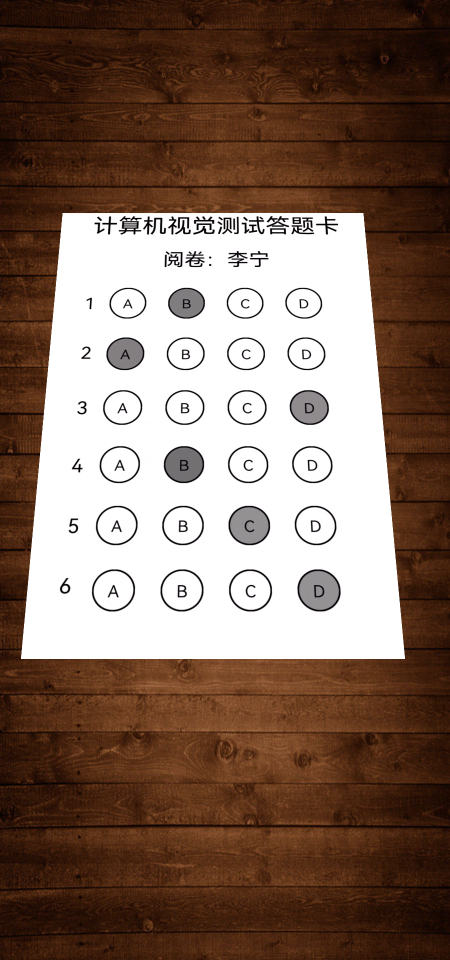
//> input picture data/samples/slant_card.png, 900 x 1920 px (shown at 1/2 size)
$ ./gen_stress out.png ../data/samples/slant_card.png   (built with g++ and OpenCV 4)
//> lines starting //> are read from the running program, lines starting //| are printed output that depends on the picture; after the words box and inside, x2 and y2 are one past the last pixel; in counts of white or black regions, pixels touching at a corner belong together
// 压力测试样本生成器
//
// 与 gen_samples.cpp 的区别：
//   gen_samples 产出 5 张"手挑场景"，人眼可控，用来做回归基线；
//   本工具产出 N 张"随机扰动"，用来量化鲁棒性（准确率 / 各扰动维度的退化曲线）。
//
// 输出：
//   <out>/stress_XXXX.png      场景图
//   <out>/manifest.json        每张图的真值 + 使用的扰动参数
//
// 用法：
//   gen_stress.exe <out_dir> <source_image> [N] [seed]
//
// 扰动维度（每次随机组合）：
//   angle  旋转 -15~+15 度
//   scale  缩放  0.45~1.10
//   pos    位置偏移 ±8%
//   gray   填涂灰度 60~180（模拟铅笔深浅）
//   blur   高斯模糊 sigma 0~1.6
//   noise  高斯噪声 sigma 0~6
//   light  亮度/对比度扰动（模拟光照不均）

#include <opencv2/opencv.hpp>
#include <opencv2/geometry.hpp>
#include <iostream>
#include <fstream>
#include <string>
#include <vector>
#include <algorithm>
#include <cmath>
#include <cstdio>

// ─────────────────────── 复用 gen_samples 的找卡/找气泡逻辑 ───────────────────────
static cv::Mat warp_card(const cv::Mat& image, const std::vector<cv::Point2f>& pts)
{
    std::vector<cv::Point2f> xs(pts);
    std::sort(xs.begin(), xs.end(), [](const cv::Point2f& a, const cv::Point2f& b) { return a.x < b.x; });

    std::vector<cv::Point2f> left(xs.begin(), xs.begin() + 2);
    std::vector<cv::Point2f> right(xs.begin() + 2, xs.end());
    std::sort(left.begin(), left.end(), [](const cv::Point2f& a, const cv::Point2f& b) { return a.y < b.y; });
    std::sort(right.begin(), right.end(), [](const cv::Point2f& a, const cv::Point2f& b) { return a.y < b.y; });

    cv::Point2f tl = left[0], bl = left[1], tr = right[0], br = right[1];
    std::vector<cv::Point2f> src = { tl, tr, br, bl };

    auto dist = [](const cv::Point2f& a, const cv::Point2f& b) {
        return std::sqrt((a.x - b.x) * (a.x - b.x) + (a.y - b.y) * (a.y - b.y)); };

    int W = std::max(static_cast<int>(dist(tl, tr)), static_cast<int>(dist(bl, br)));
    int H = std::max(static_cast<int>(dist(tl, bl)), static_cast<int>(dist(tr, br)));

    std::vector<cv::Point2f> dst = {
        {0.f, 0.f}, {float(W - 1), 0.f}, {float(W - 1), float(H - 1)}, {0.f, float(H - 1)} };

    cv::Mat out;
    cv::warpPerspective(image, out, cv::getPerspectiveTransform(src, dst), cv::Size(W, H));
    return out;
}

static std::vector<cv::Rect> find_bubbles(const cv::Mat& cardGray)
{
    cv::Mat thresh;
    cv::threshold(cardGray, thresh, 0, 255, cv::THRESH_BINARY_INV | cv::THRESH_OTSU);

    std::vector<std::vector<cv::Point>> contours;
    cv::findContours(thresh.clone(), contours, cv::RETR_EXTERNAL, cv::CHAIN_APPROX_SIMPLE);

    const int xMin = static_cast<int>(cardGray.cols * 0.15);

    std::vector<cv::Rect> boxes;
    for (const auto& c : contours)
    {
        cv::Rect bb = cv::boundingRect(c);
        if (bb.x < xMin) continue;
        if (bb.width < 15 || bb.height < 15) continue;

        float ar = float(bb.width) / float(bb.height);
        double area = cv::contourArea(c);
        double extent = area / double(bb.width * bb.height);

        if (ar >= 0.65f && ar <= 1.35f && area > 200 && extent > 0.5)
            boxes.push_back(bb);
    }

    std::sort(boxes.begin(), boxes.end(), [](const cv::Rect& a, const cv::Rect& b) { return a.y < b.y; });

    std::vector<cv::Rect> ordered;
    for (size_t i = 0; i < boxes.size();)
    {
        int rowY = boxes[i].y;
        int tol = boxes[i].height / 2;
        std::vector<cv::Rect> row;
        size_t j = i;
        while (j < boxes.size() && std::abs(boxes[j].y - rowY) <= tol) { row.push_back(boxes[j]); ++j; }

        if (row.size() == 4)
        {
            std::sort(row.begin(), row.end(), [](const cv::Rect& a, const cv::Rect& b) { return a.x < b.x; });
            for (int k = 0; k < 4; ++k) ordered.push_back(row[k]);
        }
        i = (j > i) ? j : i + 1;
    }
    return ordered;
}

static cv::Mat make_background(const cv::Mat& src, int W, int H)
{
    int y0 = int(src.rows * 0.76);
    cv::Mat patch = src(cv::Rect(0, y0, src.cols, src.rows - y0)).clone();
    if (patch.cols != W) { double sx = double(W) / patch.cols; cv::resize(patch, patch, cv::Size(W, int(patch.rows * sx))); }

    cv::Mat canvas;
    while (canvas.rows < H)
    {
        cv::Mat piece = patch;
        cv::Mat flipped;
        cv::flip(patch, flipped, 0);
        if (canvas.empty()) cv::vconcat(piece, flipped, canvas);
        else cv::vconcat(canvas, flipped, canvas);
    }
    return canvas(cv::Rect(0, 0, W, H)).clone();
}

int main(int argc, char** argv)
{
    if (argc < 3) { std::cerr << "usage: gen_stress <out_dir> <source_image> [N] [seed]\n"; return 1; }
    const std::string outDir = argv[1];
    const std::string srcPath = argv[2];
    const int N = (argc > 3) ? std::atoi(argv[3]) : 40;
    const int seed = (argc > 4) ? std::atoi(argv[4]) : 20261109;

    cv::Mat src = cv::imread(srcPath);
//> src is the input picture: 1920 rows x 900 cols, CV_8UC3; mean B, G, R 94.8, 107.9, 130.9
    if (src.empty()) { std::cerr << "cannot read " << srcPath << "\n"; return 1; }

    // 1. 定位源图里的答题卡（源图 = slant_card.png）
    cv::Mat gray, blur, edged;
    cv::cvtColor(src, gray, cv::COLOR_BGR2GRAY);
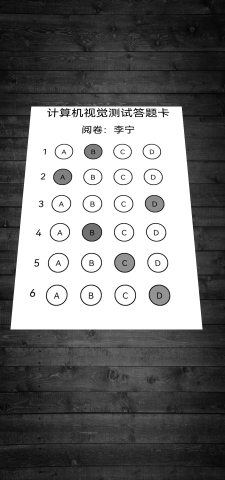
//> gray: 1920 rows x 900 cols, CV_8UC1 (shown at 1/4 size); min 0, max 255, mean 113.3
    cv::GaussianBlur(gray, blur, cv::Size(5, 5), 0);
    cv::Canny(blur, edged, 50, 200);
//> edged: 1920 rows x 900 cols, CV_8UC1; 1.4% white in thin lines or dots, all inside (x1, y1, x2, y2) = (15, 425, 810, 1650)
    cv::morphologyEx(edged, edged, cv::MORPH_CLOSE,
                     cv::getStructuringElement(cv::MORPH_RECT, cv::Size(3, 3)));
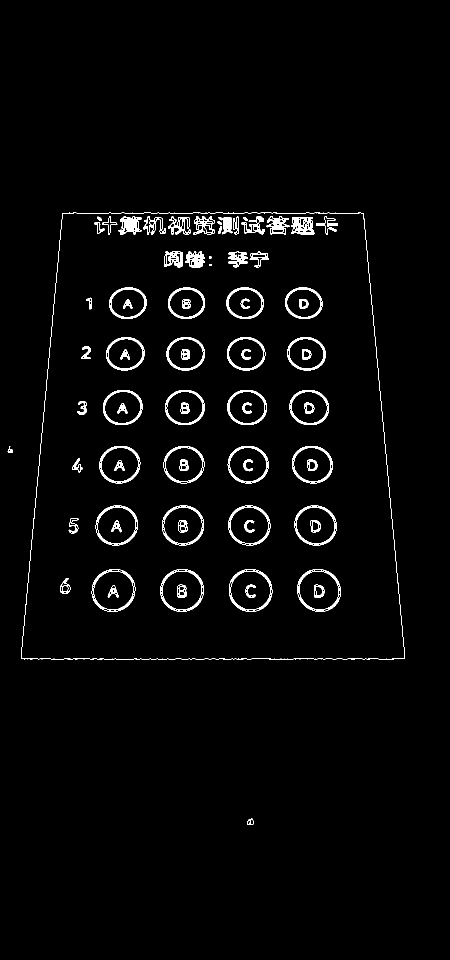
//> edged: 1920 rows x 900 cols, CV_8UC1 (shown at 1/2 size); 2.4% white; 79 white regions

    std::vector<std::vector<cv::Point>> contours;
    cv::findContours(edged, contours, cv::RETR_EXTERNAL, cv::CHAIN_APPROX_SIMPLE);
//> contours = 3 contours; box (x1, y1, x2, y2) and area: (42, 425, 810, 1319) 610989, (494, 1636, 508, 1650) 116, (15, 892, 26, 906) 53
    std::sort(contours.begin(), contours.end(),
        [](const std::vector<cv::Point>& a, const std::vector<cv::Point>& b) {
            return cv::contourArea(a) > cv::contourArea(b); });

    std::vector<cv::Point> quad;
    for (const auto& c : contours)
    {
        std::vector<cv::Point> approx;
        cv::approxPolyDP(c, approx, cv::arcLength(c, true) * 0.02, true);
        if (approx.size() == 4 && cv::contourArea(approx) > 20000) { quad = approx; break; }
    }
//> this loop made 1 pass
    if (quad.empty()) { std::cerr << "card not found in source\n"; return 1; }

    std::vector<cv::Point2f> quadF;
    for (const auto& p : quad) quadF.emplace_back(float(p.x), float(p.y));
//> this loop made 4 passes
//> p on passes 1 to 4: Point(125, 426), Point(42, 1317), Point(809, 1317), Point(726, 426)

    // 2. 校正 + 清空填涂，得到空卡
    cv::Mat card = warp_card(src, quadF);
//> in warp_card, `std::vector<cv::Point2f> xs(pts);`: xs = 4 Points (x, y): [125, 426], [42, 1317], [809, 1317], [726, 426]
//> in warp_card, `std::sort(xs.begin(), xs.end(), [](const cv::Point2f& a, const cv::Poi..`: xs = 4 Points (x, y): [42, 1317], [125, 426], [726, 426], [809, 1317]
//> in warp_card, `std::vector<cv::Point2f> left(xs.begin(), xs.begin() + 2);`: left = 2 Points (x, y): [42, 1317], [125, 426]
//> in warp_card, `std::vector<cv::Point2f> right(xs.begin() + 2, xs.end());`: right = 2 Points (x, y): [726, 426], [809, 1317]
//> in warp_card, `std::sort(left.begin(), left.end(), [](const cv::Point2f& a, const cv:..`: left = 2 Points (x, y): [125, 426], [42, 1317]
//> in warp_card, `cv::Point2f tl = left[0], bl = left[1], tr = right[0], br = right[1];`: tl = Point(125, 426); bl = Point(42, 1317); tr = Point(726, 426); br = Point(809, 1317)
//> in warp_card, `std::vector<cv::Point2f> src = { tl, tr, br, bl };`: src = 4 Points (x, y): [125, 426], [726, 426], [809, 1317], [42, 1317]
    cv::Mat cardGray;
    cv::cvtColor(card, cardGray, cv::COLOR_BGR2GRAY);

    std::vector<cv::Rect> bubbles = find_bubbles(cardGray);
//> in find_bubbles, `cv::threshold(cardGray, thresh, 0, 255, cv::THRESH_BINARY_INV | cv::TH..`:
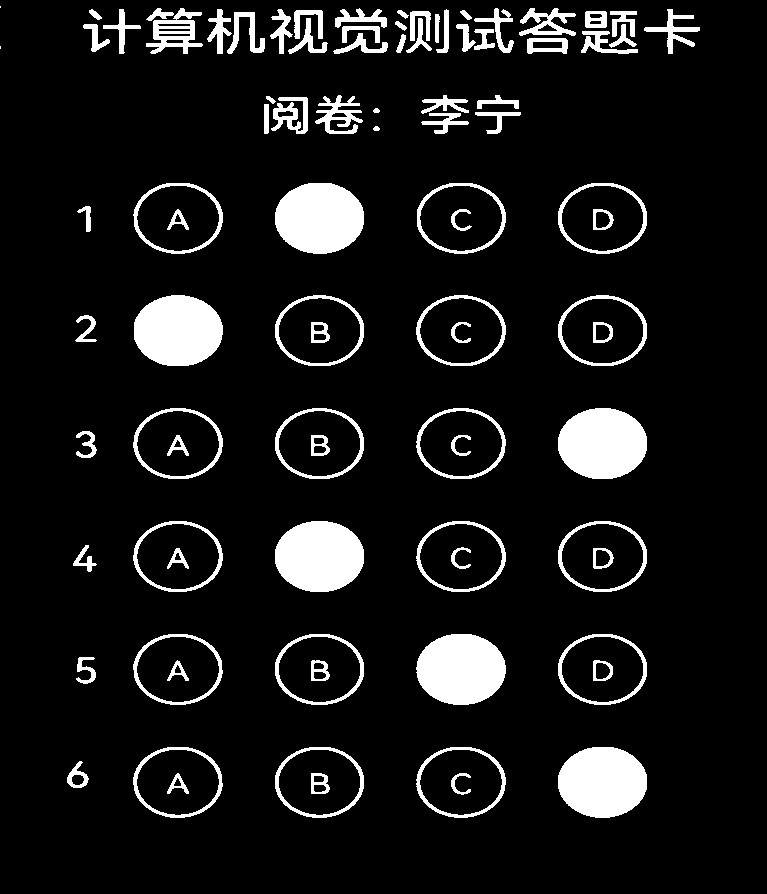
//> thresh: 894 rows x 767 cols, CV_8UC1; 9.4% white; 91 white regions (2 under 20 px)
//> in find_bubbles, `cv::findContours(thresh.clone(), contours, cv::RETR_EXTERNAL, cv::CHAI..`: contours = 73 contours, 4 with area under 20; largest, box (x1, y1, x2, y2) and area: (133, 183, 223, 254) 4935, (275, 521, 364, 592) 4932, (417, 183, 506, 254) 4932, (416, 408, 506, 479) 4930, (133, 408, 223, 479) 4930
//> the loop in find_bubbles, `for (const auto& c : contours)` made 73 passes
//> (bb, ar, area, extent) on passes 2, 3, 4, 5, 7, 8, 9, 10: (Rect(558, 747, 89, 71), 1.25, 4925.5, 0.779), (Rect(416, 747, 90, 71), 1.27, 4926, 0.771), (Rect(275, 747, 89, 71), 1.25, 4921, 0.779), (Rect(133, 747, 90, 71), 1.27, 4924, 0.771), (Rect(558, 634, 89, 71), 1.25, 4927, 0.78), (Rect(416, 634, 90, 71), 1.27, 4925, 0.771), (Rect(275, 634, 89, 71), 1.25, 4928, 0.78), (Rect(133, 634, 90, 71), 1.27, 4923, 0.77)
//> in find_bubbles, `std::sort(boxes.begin(), boxes.end(), [](const cv::Rect& a, const cv::..`: boxes = 25 Rects (x, y, width, height), first 8: [585, 11, 22, 17], [133, 183, 90, 71], [275, 183, 89, 71], [417, 183, 89, 71], [558, 183, 89, 71], [134, 295, 89, 71], [275, 295, 89, 71], [416, 295, 90, 71]
//> the loop in find_bubbles, `for (size_t i = 0; i < boxes.size();)` made 7 passes
//> (rowY, tol, j, i) on passes 1 to 7: (11, 8, 1, 1), (183, 35, 5, 5), (295, 35, 9, 9), (408, 35, 13, 13), (521, 35, 17, 17), (634, 35, 21, 21), (747, 35, 25, 25)
//> after the loop in find_bubbles, `for (size_t i = 0; i < boxes.size();)`: ordered = 24 Rects (x, y, width, height), first 8: [133, 183, 90, 71], [275, 183, 89, 71], [417, 183, 89, 71], [558, 183, 89, 71], [134, 295, 89, 71], [275, 295, 89, 71], [416, 295, 90, 71], [558, 295, 89, 71]
//> bubbles has the same summary as ordered in find_bubbles
    if (bubbles.size() != 24) { std::cerr << "expected 24 bubbles, got " << bubbles.size() << "\n"; return 1; }

    cv::Mat blank = card.clone();
    for (const auto& b : bubbles)
    {
        cv::Point c(b.x + b.width / 2, b.y + b.height / 2);
        int r = std::max(b.width, b.height) / 2;
        cv::circle(blank, c, r + 2, cv::Scalar(255, 255, 255), -1);
        cv::circle(blank, c, r - 2, cv::Scalar(0, 0, 0), 3);
    }
//> this loop made 24 passes
//> (b, c, r) on passes 1 to 8: (Rect(133, 183, 90, 71), Point(178, 218), 45), (Rect(275, 183, 89, 71), Point(319, 218), 44), (Rect(417, 183, 89, 71), Point(461, 218), 44), (Rect(558, 183, 89, 71), Point(602, 218), 44), (Rect(134, 295, 89, 71), Point(178, 330), 44), (Rect(275, 295, 89, 71), Point(319, 330), 44), (Rect(416, 295, 90, 71), Point(461, 330), 45), (Rect(558, 295, 89, 71), Point(602, 330), 44)
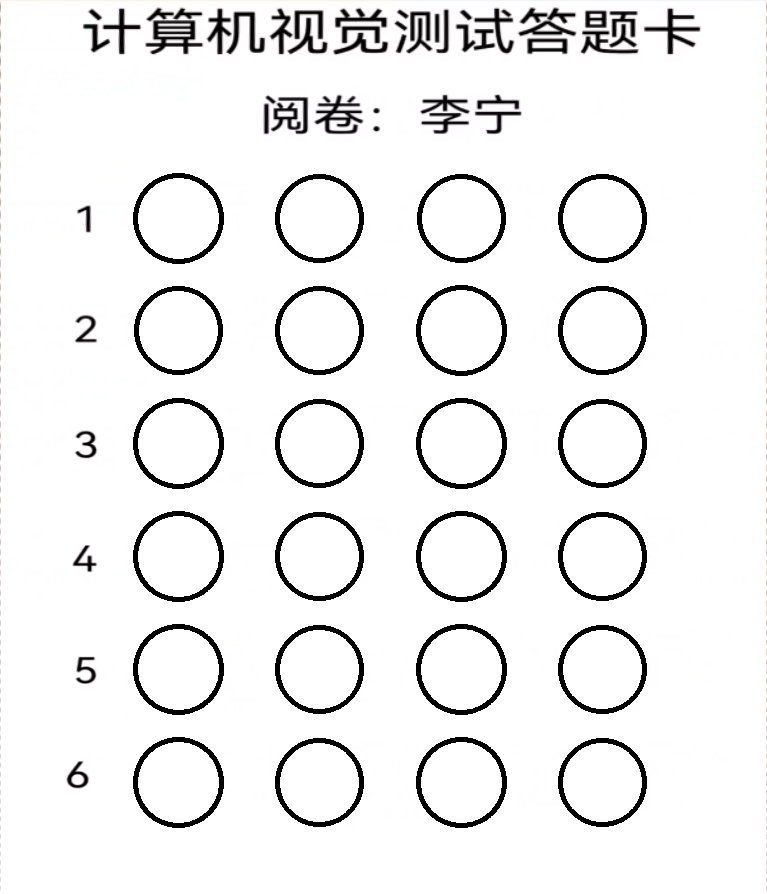
//> blank: 894 rows x 767 cols, CV_8UC3; mean B, G, R 238.2, 238.1, 238.3

    cv::Mat bg = make_background(src, src.cols, src.rows);
//> the loop in make_background, `while (canvas.rows < H)` made 4 passes
//> pass 1, in make_background, `cv::flip(patch, flipped, 0);`:
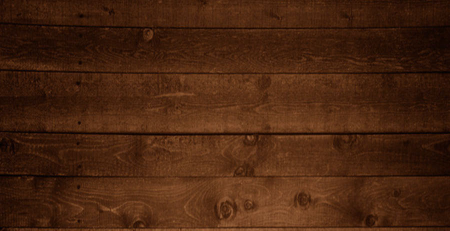
//> flipped: 461 rows x 900 cols, CV_8UC3 (shown at 1/2 size); mean B, G, R 16, 36.8, 72.5
//> after the loop in make_background, `while (canvas.rows < H)`:
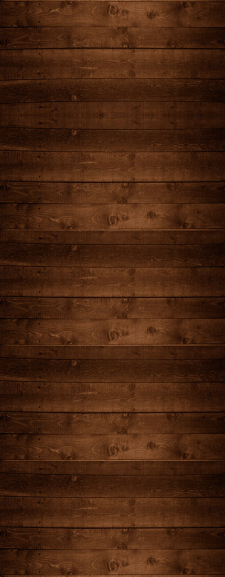
//> canvas: 2305 rows x 900 cols, CV_8UC3 (shown at 1/4 size); mean B, G, R 16, 36.8, 72.5
    cv::RNG rng(static_cast<uint64_t>(seed));

    std::ofstream manifest(outDir + "/manifest.json");
    manifest << "{\n  \"seed\": " << seed << ",\n  \"count\": " << N << ",\n  \"cases\": [\n";

    const char* alphabet = "ABCD";
    int written = 0;

    for (int i = 0; i < N; ++i)
    {
        // ── 随机真值：每题 A~D，8% 概率留空（空白题要能判成 null） ──
        std::string truth;
        for (int q = 0; q < 6; ++q)
            truth += (rng.uniform(0, 100) < 8) ? '.' : alphabet[rng.uniform(0, 4)];

        // ── 随机扰动参数 ──
        double angle = rng.uniform(-15.0, 15.0);

        // 缩放上限受"旋转后的包围盒必须整卡落在画幅内"约束：
        //   W_rot = w*cos + h*sin，H_rot = w*sin + h*cos
        //   15° 时 W_rot = 767*0.966 + 894*0.259 = 972 > 900，即 s=1.0 就会转出画幅。
        // 出画幅的卡轮廓不成四边形，属于"相机没框全"的无效场景，不该出现在压力集里。
        double rad = std::abs(angle) * CV_PI / 180.0;
        double wRot = card.cols * std::cos(rad) + card.rows * std::sin(rad);
        double hRot = card.cols * std::sin(rad) + card.rows * std::cos(rad);
        double scaleMax = std::min(src.cols * 0.92 / wRot, src.rows * 0.92 / hRot);
        double scale = std::min(rng.uniform(0.45, 1.10), scaleMax);

        // 位移上限同样要按旋转后的实际占位算，否则 0.8*900=720 的卡再平移 8% 就出画幅。
        // 出画幅的卡轮廓不闭合，approxPolyDP 拿不到 4 个顶点，属于"相机没框全"的无效场景。
        double boxW = wRot * scale;
        double boxH = hRot * scale;
        double maxDx = std::max(0.0, (src.cols * 0.97 - boxW) / 2.0 / src.cols);
        double maxDy = std::max(0.0, (src.rows * 0.97 - boxH) / 2.0 / src.rows);

        double dx = rng.uniform(-maxDx, maxDx);
        double dy = rng.uniform(-maxDy, maxDy);
        int    fillGray = rng.uniform(60, 180);
        double blurSigma = rng.uniform(0.0, 1.6);
        double noiseSigma = rng.uniform(0.0, 6.0);
        double alpha = rng.uniform(0.80, 1.20);   // 对比度
        int    beta = rng.uniform(-30, 30);       // 亮度

        // ── 画填涂 ──
        cv::Mat drawn = blank.clone();
        for (int q = 0; q < 6; ++q)
        {
            int opt = -1;
            switch (truth[q]) { case 'A': opt = 0; break; case 'B': opt = 1; break;
                                case 'C': opt = 2; break; case 'D': opt = 3; break; default: break; }
            if (opt < 0) continue;

            cv::Rect b = bubbles[q * 4 + opt];
            cv::Point c(b.x + b.width / 2, b.y + b.height / 2);
            cv::circle(drawn, c, std::max(std::max(b.width, b.height) / 2 - 3, 1),
                       cv::Scalar(fillGray, fillGray, fillGray), -1);
        }

        // ── 反变换到场景 ──
        cv::Point2f cardCenter(card.cols / 2.f, card.rows / 2.f);
        cv::Point2f target(src.cols / 2.f + float(dx * src.cols), src.rows / 2.f + float(dy * src.rows));

        cv::Mat M = cv::getRotationMatrix2D(cardCenter, angle, scale);
        M.at<double>(0, 2) += target.x - cardCenter.x;
        M.at<double>(1, 2) += target.y - cardCenter.y;

        cv::Mat warped;
        cv::warpAffine(drawn, warped, M, src.size(), cv::INTER_LINEAR, cv::BORDER_CONSTANT, cv::Scalar(0, 0, 0));

        cv::Mat mask = cv::Mat(drawn.size(), CV_8U, cv::Scalar(255));
        cv::Mat warpedMask;
        cv::warpAffine(mask, warpedMask, M, src.size(), cv::INTER_NEAREST, cv::BORDER_CONSTANT, cv::Scalar(0));

        cv::Mat scene = bg.clone();
        warped.copyTo(scene, warpedMask);

        // ── 成像退化 ──
        if (blurSigma > 0.05) cv::GaussianBlur(scene, scene, cv::Size(0, 0), blurSigma);
        scene.convertTo(scene, -1, alpha, beta);
        if (noiseSigma > 0.05)
        {
            // 注意：OpenCV 5.0 的 cv::randn / rng.fill(NORMAL) 在多通道 CV_16SC3 上有 bug
            //   —— 实测 ch0 完全没填（std=0），ch1/ch2 是垃圾值（mean≈-22000）。
            // 所以噪声必须先生成单通道，再逐通道相加。
            cv::Mat noise1(scene.size(), CV_16SC1);
            cv::randn(noise1, 0.0, noiseSigma);

            std::vector<cv::Mat> chs;
            cv::split(scene, chs);
            for (auto& c : chs)
            {
                cv::Mat c16;
                c.convertTo(c16, CV_16S);
                c16 += noise1;
                c16.convertTo(c, CV_8U);
            }
            cv::merge(chs, scene);
        }

        char name[64];
        std::snprintf(name, sizeof(name), "stress_%04d.png", i);
        cv::imwrite(outDir + "/" + name, scene);

        manifest << "    { \"image\": \"" << name << "\", \"answers\": [";
        for (int q = 0; q < 6; ++q)
        {
            if (truth[q] == '.') manifest << "null";
            else manifest << "\"" << truth[q] << "\"";
            if (q < 5) manifest << ", ";
        }
        manifest << "], \"perturb\": { \"angle\": " << angle
                 << ", \"scale\": " << scale
                 << ", \"fillGray\": " << fillGray
                 << ", \"blurSigma\": " << blurSigma
                 << ", \"noiseSigma\": " << noiseSigma
                 << ", \"alpha\": " << alpha
                 << ", \"beta\": " << beta << " } }";
        manifest << (i + 1 < N ? ",\n" : "\n");

        ++written;
    }
//> this loop made 40 passes
//> pass 1, `warped.copyTo(scene, warpedMask);`:
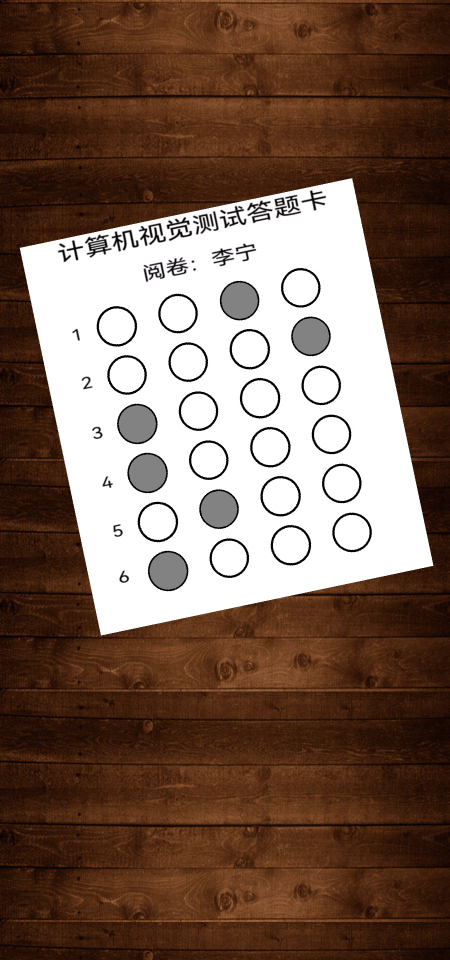
//> scene: 1920 rows x 900 cols, CV_8UC3 (shown at 1/2 size); mean B, G, R 83, 96.7, 120.5

    manifest << "  ]\n}\n";
    manifest.close();

    std::cout << "[gen_stress] wrote " << written << " samples + manifest.json to " << outDir << "\n";
//| [gen_stress] wrote 40 samples + manifest.json to out.png
    return 0;
}
